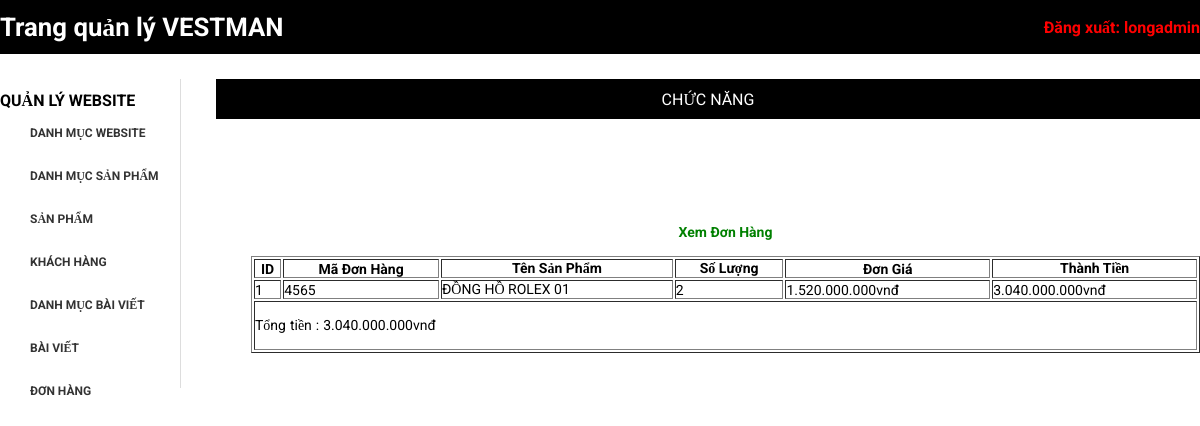
/index.php?action=donhang&query=xemdonhang&code=4565 (signed in), run on the app's committed database.
### tables this page shows
CREATE TABLE `tbl_cart_details` (
  `id_cart_details` int(11) NOT NULL,
  `code_cart` varchar(10) NOT NULL,
  `id_sanpham` int(11) NOT NULL,
  `soluongmua` int(11) NOT NULL
);

CREATE TABLE `tbl_sanpham` (
  `id_sanpham` int(11) NOT NULL,
  `tensanpham` varchar(250) NOT NULL,
  `masp` varchar(100) NOT NULL,
  `giasp` decimal(20,2) NOT NULL,
  `soluong` int(11) NOT NULL,
  `hinhanh` varchar(50) NOT NULL,
  `tomtat` text NOT NULL,
  `noidung` text NOT NULL,
  `tinhtrang` int(11) NOT NULL,
  `id_danhmuc` int(11) NOT NULL,
  `size` varchar(15) NOT NULL
);

### modules/quanlydonhang/xemdonhang.php (the view)
<h2>Xem Đơn Hàng</h2>
<br>
<?php
	$code = $_GET['code'];
	$sql_lietke_dh = "SELECT * FROM tbl_cart_details,tbl_sanpham WHERE tbl_cart_details.id_sanpham=tbl_sanpham.id_sanpham AND tbl_cart_details.code_cart='".$code."' ORDER BY tbl_cart_details.id_cart_details DESC";
	$query_lietke_dh = mysqli_query($mysqli,$sql_lietke_dh);
?>
<table style="width:100%" border="1" style="border-collapse: collapse;">
  <tr>
  	<th>ID</th>
    <th>Mã Đơn Hàng</th>
    <th>Tên Sản Phẩm</th>
    <th>Số Lượng</th>
    <th>Đơn Giá</th>
    <th>Thành Tiền</th>
  </tr>
  <?php
  $i = 0;
  $tongtien = 0;
  while($row = mysqli_fetch_array($query_lietke_dh)){
  	$i++;
  	$thanhtien = $row['giasp']*$row['soluongmua'];
  	$tongtien += $thanhtien ;
  ?>
  <tr>
  	<td><?php echo $i ?></td>
    <td><?php echo $row['code_cart'] ?></td>
    <td><?php echo $row['tensanpham'] ?></td>
    <td><?php echo $row['soluongmua'] ?></td>
    <td><?php echo number_format($row['giasp'],0,',','.').'vnđ' ?></td>
    <td><?php echo number_format($thanhtien,0,',','.').'vnđ' ?></td>
  </tr>
  <?php
  }
  ?>
  <tr>
  	<td colspan="6">
   		<p>Tổng tiền : <?php echo number_format($tongtien,0,',','.').'vnđ' ?></p>
   	</td>
  </tr>
</table>

### css/styleadmincp1.css (style rules this page uses)
:root { font-family: 'Roboto'; font-size: 22px; }
* { margin: 0; padding: 0; box-sizing: border-box; outline: none; }
.logout-right-customer p { margin-top: 15px; margin-bottom: 15px; word-spacing: 0.5px; }
.logout-right-customer-bottom h2 { text-align: center; font-size: 14px; padding-top: 20px; }

### index.php (style rules this page uses)
body { font-family: 'Roboto'; font-size: 22px; }
h1,h2 { display:flex; justify-content: center; color: green; }
th { color: black; }

### data on the page
tbl_cart_details: code_cart "4565", id_sanpham.tensanpham "ĐỒNG HỒ ROLEX 01", soluongmua "2", id_sanpham.giasp "1.520.000.000", thanhtien "3.040.000.000"

### other printed values
$_SESSION['dangnhap'] "longadmin"
$tongtien "3.040.000.000"
